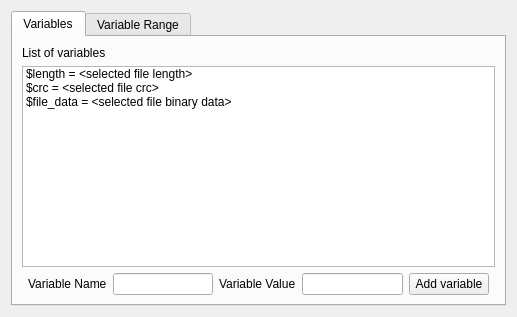
<?xml version="1.0" encoding="UTF-8"?>
<ui version="4.0">
 <class>Form</class>
 <widget class="QWidget" name="Form">
  <property name="geometry">
   <rect>
    <x>0</x>
    <y>0</y>
    <width>517</width>
    <height>317</height>
   </rect>
  </property>
  <property name="windowTitle">
   <string>Variables</string>
  </property>
  <layout class="QGridLayout" name="gridLayout">
   <item row="2" column="1">
    <widget class="QTabWidget" name="tabWidget">
     <property name="currentIndex">
      <number>0</number>
     </property>
     <widget class="QWidget" name="VarTab">
      <attribute name="title">
       <string>Variables</string>
      </attribute>
      <layout class="QGridLayout" name="gridLayout_2">
       <item row="3" column="2">
        <widget class="QLineEdit" name="LineName"/>
       </item>
       <item row="3" column="3">
        <widget class="QLabel" name="LblValue">
         <property name="text">
          <string>Variable Value</string>
         </property>
        </widget>
       </item>
       <item row="3" column="1">
        <widget class="QLabel" name="LblName">
         <property name="text">
          <string>Variable Name</string>
         </property>
        </widget>
       </item>
       <item row="3" column="4">
        <widget class="QLineEdit" name="LineValue"/>
       </item>
       <item row="3" column="5">
        <widget class="QPushButton" name="BtnAdd">
         <property name="text">
          <string>Add variable</string>
         </property>
        </widget>
       </item>
       <item row="1" column="0" colspan="7">
        <widget class="QListWidget" name="ListVariables">
         <item>
          <property name="text">
           <string>$length = &lt;selected file length&gt;</string>
          </property>
         </item>
         <item>
          <property name="text">
           <string>$crc = &lt;selected file crc&gt;</string>
          </property>
         </item>
         <item>
          <property name="text">
           <string>$file_data = &lt;selected file binary data&gt;</string>
          </property>
         </item>
        </widget>
       </item>
       <item row="0" column="0" colspan="2">
        <widget class="QLabel" name="LblTitle">
         <property name="text">
          <string>List of variables</string>
         </property>
        </widget>
       </item>
      </layout>
     </widget>
     <widget class="QWidget" name="RangeTab">
      <attribute name="title">
       <string>Variable Range</string>
      </attribute>
      <layout class="QGridLayout" name="gridLayout_3">
       <item row="5" column="1">
        <spacer name="verticalSpacer">
         <property name="orientation">
          <enum>Qt::Vertical</enum>
         </property>
         <property name="sizeHint" stdset="0">
          <size>
           <width>20</width>
           <height>40</height>
          </size>
         </property>
        </spacer>
       </item>
       <item row="0" column="0">
        <widget class="QLabel" name="LblVarName">
         <property name="text">
          <string>Variable Name</string>
         </property>
        </widget>
       </item>
       <item row="2" column="0" colspan="6">
        <widget class="QSlider" name="SliderVar">
         <property name="orientation">
          <enum>Qt::Horizontal</enum>
         </property>
        </widget>
       </item>
       <item row="0" column="4" colspan="2">
        <widget class="QLineEdit" name="LineCurrent"/>
       </item>
       <item row="0" column="3">
        <widget class="QLabel" name="LblCurrent">
         <property name="text">
          <string>Current value</string>
         </property>
        </widget>
       </item>
       <item row="0" column="1" colspan="2">
        <widget class="QLineEdit" name="LineVarName"/>
       </item>
       <item row="1" column="0">
        <widget class="QLabel" name="LblMin">
         <property name="text">
          <string>Min Value:</string>
         </property>
        </widget>
       </item>
       <item row="1" column="1">
        <widget class="QSpinBox" name="SpinMin">
         <property name="minimum">
          <number>-999999</number>
         </property>
         <property name="maximum">
          <number>999999</number>
         </property>
        </widget>
       </item>
       <item row="1" column="2">
        <widget class="QLabel" name="LblMax">
         <property name="text">
          <string>Max Value:</string>
         </property>
        </widget>
       </item>
       <item row="1" column="3">
        <widget class="QSpinBox" name="SpinMax">
         <property name="minimum">
          <number>-99999999</number>
         </property>
         <property name="maximum">
          <number>99999999</number>
         </property>
         <property name="value">
          <number>100</number>
         </property>
        </widget>
       </item>
       <item row="1" column="4">
        <widget class="QLabel" name="LblStep">
         <property name="text">
          <string>Step:</string>
         </property>
        </widget>
       </item>
       <item row="1" column="5">
        <widget class="QSpinBox" name="SpinStep">
         <property name="minimum">
          <number>-9999999</number>
         </property>
         <property name="maximum">
          <number>9999999</number>
         </property>
         <property name="value">
          <number>1</number>
         </property>
        </widget>
       </item>
       <item row="3" column="0">
        <widget class="QLabel" name="LblCommand">
         <property name="text">
          <string>Command: </string>
         </property>
        </widget>
       </item>
       <item row="4" column="0" colspan="6">
        <widget class="QLineEdit" name="LineCommand"/>
       </item>
       <item row="3" column="5">
        <widget class="QPushButton" name="BtnSend">
         <property name="text">
          <string>Send</string>
         </property>
        </widget>
       </item>
       <item row="3" column="1" colspan="2">
        <widget class="QCheckBox" name="CBAuto">
         <property name="text">
          <string>AutoSend</string>
         </property>
         <property name="checked">
          <bool>true</bool>
         </property>
        </widget>
       </item>
      </layout>
     </widget>
    </widget>
   </item>
  </layout>
 </widget>
 <resources/>
 <connections/>
</ui>
